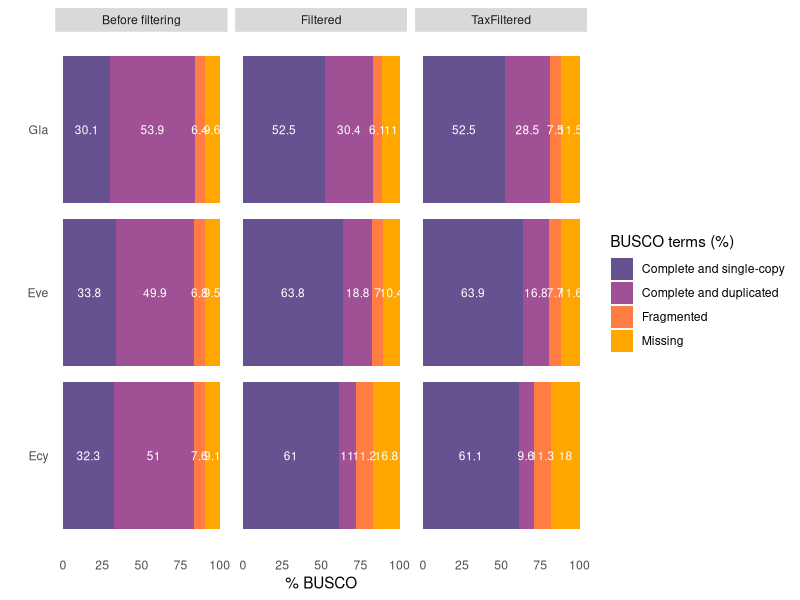
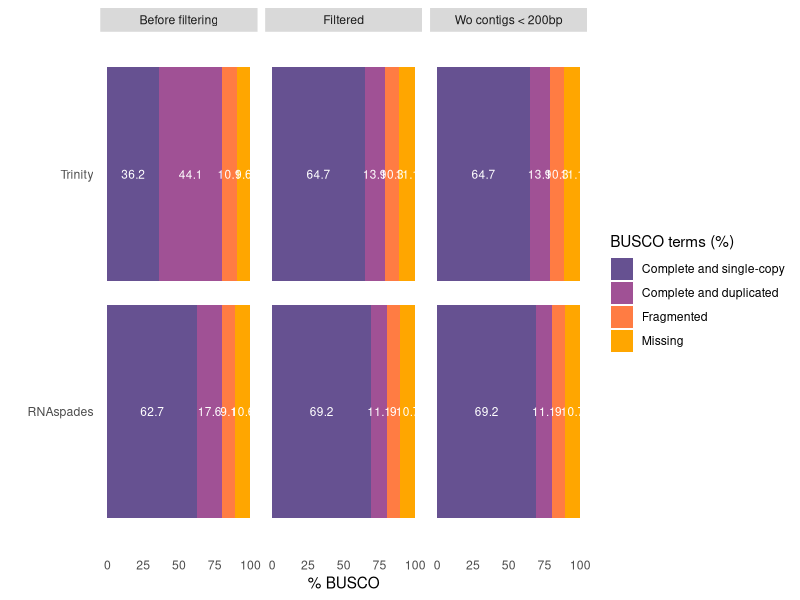
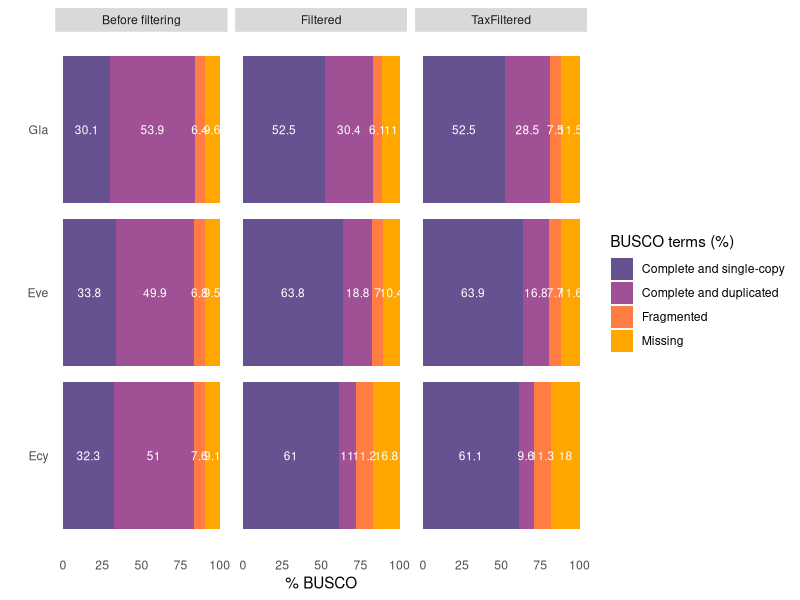
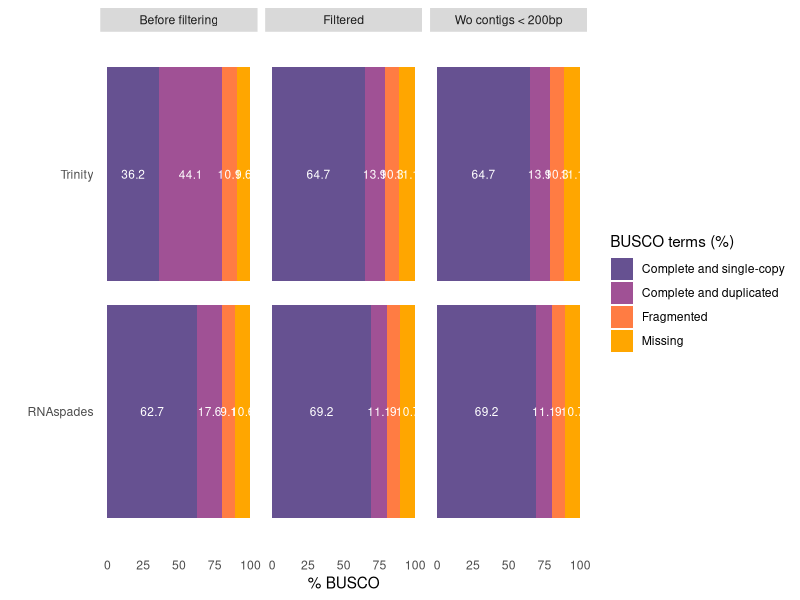

R code for these plots, in order:
library(ggplot2)

ecy_busco <- c(32.3, 51.0, 7.6, 9.1) # complete and single-copy, complete and duplicated, fragmented, missing BUSCOs
ecy_filter <- c(61.0, 11.0, 11.2, 16.8)
ecy_taxfilter <- c(61.1, 9.6, 11.3, 18.0)
gl_busco <- c(30.1, 53.9, 6.4, 9.6)
gl_filter <- c(52.5, 30.4, 6.1, 11.0)
gl_taxfilter <- c(52.5, 28.5, 7.5, 11.5)
eve_busco <- c(33.8, 49.9, 6.8, 9.5)
eve_filter <- c(63.8, 18.8, 7.0, 10.4)
eve_taxfilter <- c(63.9, 16.8, 7.7, 11.6)

buscos <- data.frame(
  Species = rep(c("Ecy", "Ecy", "Ecy", "Gla", "Gla", "Gla", "Eve", "Eve", "Eve"),
                each = 4),
  Filtered = rep(c("Before filtering", "Filtered", "TaxFiltered", 
                   "Before filtering", "Filtered", "TaxFiltered",
                   "Before filtering", "Filtered", "TaxFiltered"), each = 4),
  BUSCO_terms = rep(c("Complete and single-copy", "Complete and duplicated", "Fragmented", "Missing"), 9), 
  Values = c(32.3, 51.0, 7.6, 9.1, 61.0, 11.0, 11.2, 16.8, 61.1, 9.6, 11.3, 18.0, 
             30.1, 53.9, 6.4, 9.6, 52.5, 30.4, 6.1, 11.0, 52.5, 28.5, 7.5, 11.5,
             33.8, 49.9, 6.8, 9.5, 63.8, 18.8, 7.0, 10.4, 63.9, 16.8, 7.7, 11.6))

buscos$BUSCO_terms <- factor(buscos$BUSCO_terms,
                             levels=c("Complete and single-copy", "Complete and duplicated", "Fragmented", "Missing"))
buscos$Filtered <- factor(buscos$Filtered, 
                          levels=c("Before filtering", "Filtered", "TaxFiltered"))

ggplot(buscos, aes(Species, Values)) +
  geom_col(aes(fill = BUSCO_terms), position = position_stack(reverse = TRUE)) +
  geom_text(aes(group = BUSCO_terms, label = Values),
            position = position_stack(reverse = TRUE, vjust = .5), colour = "white", size = 3) +
  coord_flip() +
  xlab("") +
  ylab("% BUSCO") +
  scale_fill_manual("BUSCO terms (%)", values = c("#665191", "#a05195", "#ff7c43", "#ffa600")) +
  theme(panel.border = element_blank(),
        panel.grid.major = element_blank(),
        panel.grid.minor = element_blank(),
        panel.background = element_blank(),
        axis.ticks = element_blank()) +
  facet_wrap(~ Filtered)

ggsave('labeglo2/Transcriptomics/BUSCO_BeforeFilt_Filt_TaxFilt_3species.png', 
       scale = 1.3, height = 2.5, width = 8)

#####################################################
buscos <- data.frame(
  Assembler = rep(c("Trinity", "RNAspades"),
                each = 12),
  Filtered = rep(rep(c("Before filtering", "Filtered", "Wo contigs < 200bp"), 
                     each = 4), 2),
  BUSCO_terms = rep(c("Complete and single-copy", "Complete and duplicated", 
                      "Fragmented", "Missing"), 6), 
  Values = c(36.2, 44.1, 10.1, 9.6,
             64.7, 13.9, 10.3, 11.1,
             64.7, 13.9, 10.3, 11.1,
             62.7, 17.6, 9.1, 10.6,
             69.2, 11.1, 9.0, 10.7,
             69.2, 11.1, 9.0, 10.7))

buscos$BUSCO_terms <- factor(buscos$BUSCO_terms,
                             levels=c("Complete and single-copy", 
                                      "Complete and duplicated", 
                                      "Fragmented", "Missing"))
buscos$Filtered <- factor(buscos$Filtered, 
                          levels=c("Before filtering", "Filtered", 
                                   "Wo contigs < 200bp"))

ggplot(buscos, aes(Assembler, Values)) +
  geom_col(aes(fill = BUSCO_terms), position = position_stack(reverse = TRUE)) +
  geom_text(aes(group = BUSCO_terms, label = Values),
            position = position_stack(reverse = TRUE, vjust = .5), 
            colour = "white", size = 3) +
  coord_flip() +
  xlab("") +
  ylab("% BUSCO") +
  scale_fill_manual("BUSCO terms (%)", 
                    values = c("#665191", "#a05195", "#ff7c43", "#ffa600")) +
  theme(panel.border = element_blank(),
        panel.grid.major = element_blank(),
        panel.grid.minor = element_blank(),
        panel.background = element_blank(),
        axis.ticks = element_blank()) +
  facet_wrap(~ Filtered)

ggsave('labeglo2/Transcriptomics/BUSCO_BeforeFilt_Filt_Filt_ECY_2assemblers.png', 
       scale = 1.3, height = 1.5, width = 8.5)


